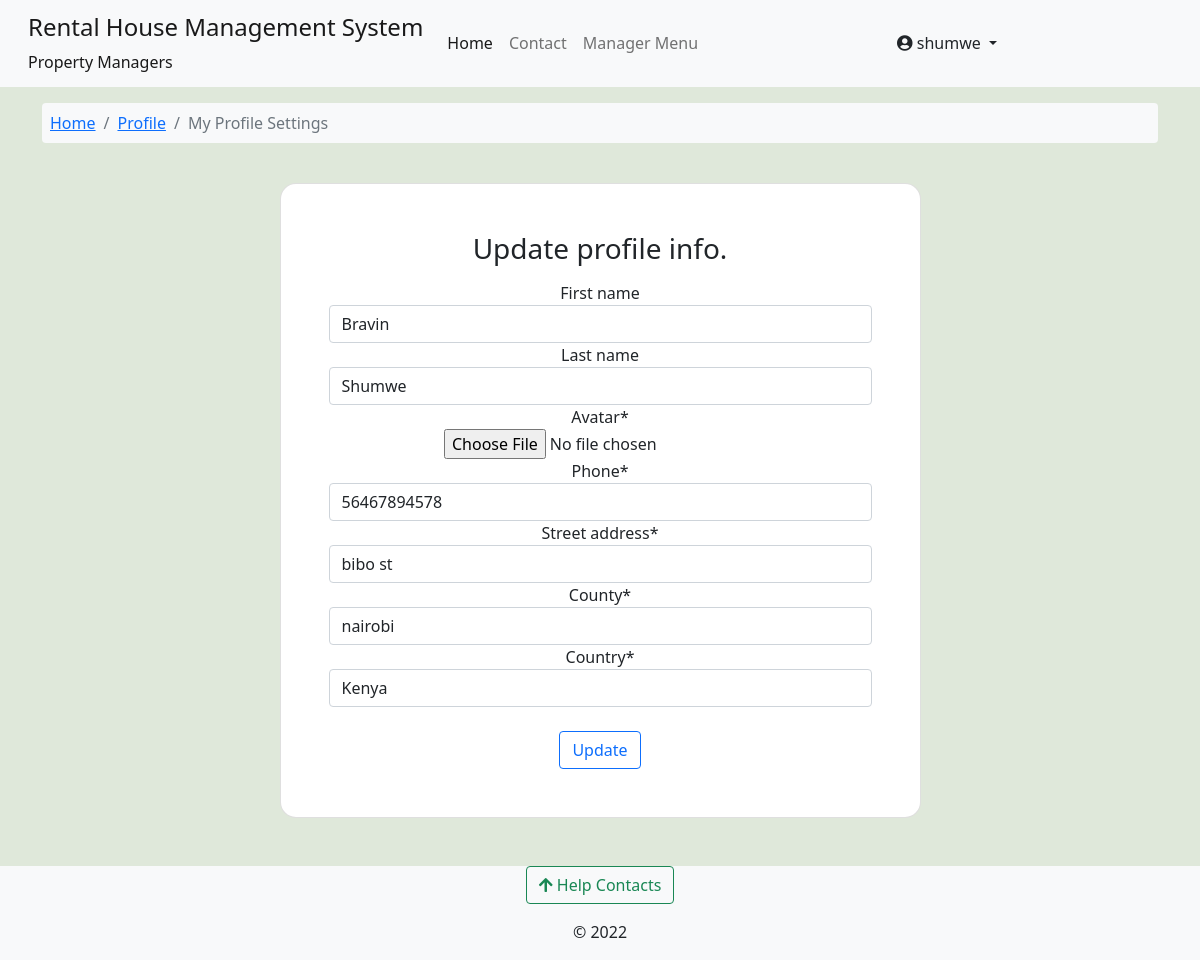
Before: /accounts/my-profile-settings/ (signed in) with the older database file.
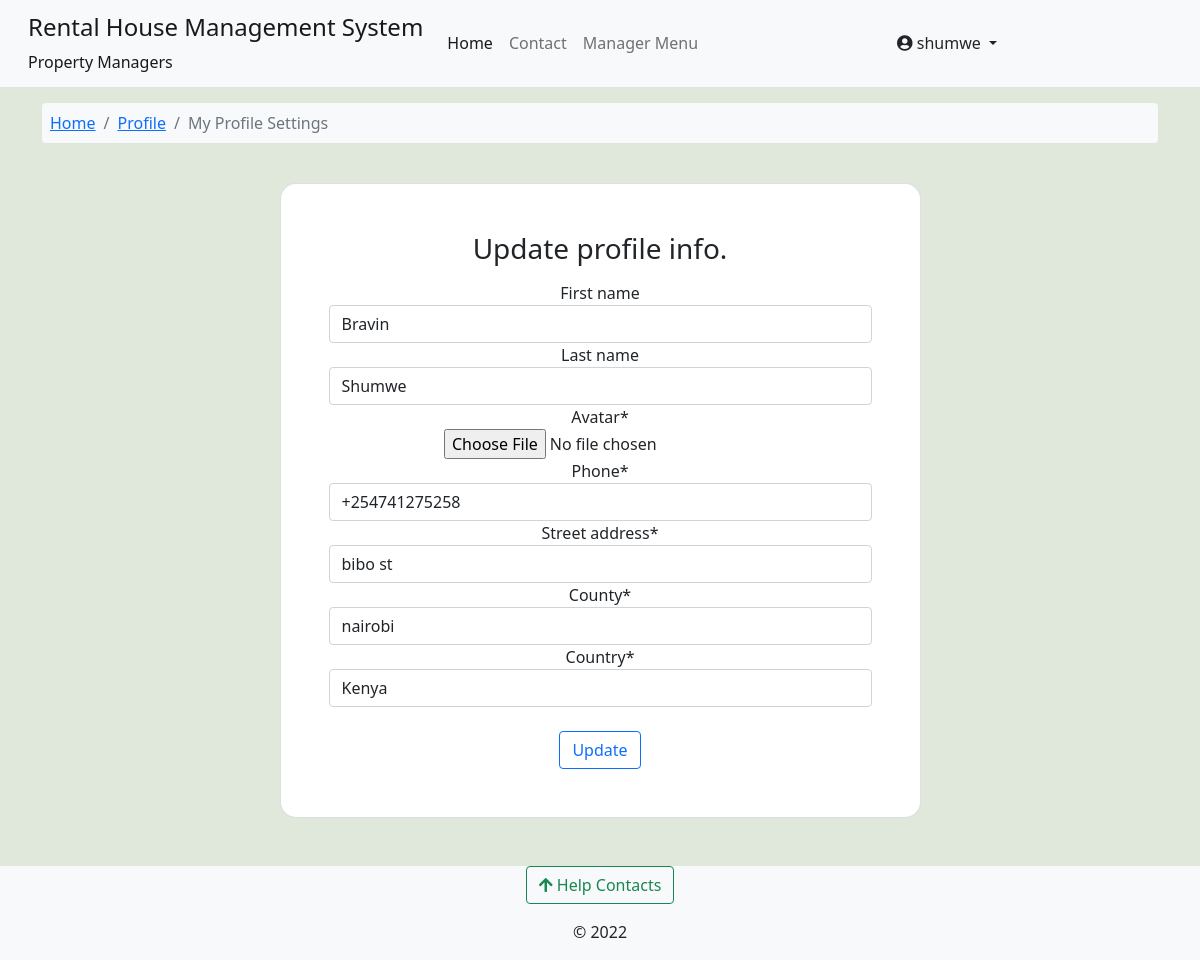
After: the same page with the newer database file.
### accounts/models.py (models this page shows, shortened)
class Profile(models.Model):
    user = models.OneToOneField(User, on_delete=models.CASCADE)
    phone = PhoneNumberField()
    street_address = models.CharField(max_length=30)
    county = models.CharField(max_length=30)
    country = models.CharField(max_length=30, default='Kenya')
    created = models.DateTimeField(default=datetime.now)
    updated = models.DateTimeField(auto_now=True)

### accounts/views.py (the view)
# urls.py: path('my-profile-settings/', views.profile_info_update, name='profile-settings'),
@ login_required
def profile_info_update(request):
    if request.method == 'POST':
        user_update_form = UserUpdateForm(
            request.POST, request.FILES, instance=request.user)
        profile_update_form = ProfileUpdateForm(
            request.POST, request.FILES, instance=request.user.profile)
        if user_update_form.is_valid() and profile_update_form.is_valid():
            user_update_form.save()
            profile_update_form.save()
            messages.success(request, 'Profile was updated successfully!')
            return redirect('profile')
    else:
        user_update_form = UserUpdateForm(instance=request.user)
        profile_update_form = ProfileUpdateForm(instance=request.user.profile)
    context = {'user_form': user_update_form,
               'profile_form': profile_update_form, }
    return render(request, 'accounts/profile-settings.html', context)

### accounts/forms.py
class UserUpdateForm(forms.ModelForm):
    class Meta:
        model = User
        fields = ['first_name', 'last_name', 'avatar']
        widgets = {
            'avatar': forms.FileInput,
        }

class ProfileUpdateForm(forms.ModelForm):
    class Meta:
        model = Profile
        fields = ['phone','street_address', 'county', 'country']

### complaints/context_processors.py (called while the page is built)
def get_contacts(request):
    user = request.user
    if user.is_authenticated:
        if user.is_tenant:
            tenant = Tenants.objects.get(associated_account=user)
            building = Building.objects.get(id=tenant.rented_unit.building_id)
            contacts = HelpContacts.objects.filter(associated_building=building)
            return dict(contacts=contacts)
        elif user.is_manager:
            contacts = HelpContacts.objects.all()
            return dict(contacts=contacts)
        else:
            contacts = HelpContacts.objects.filter(make_publicly_available=True)
            return dict(contacts=contacts)
    else:
        contacts = HelpContacts.objects.filter(make_publicly_available=True)
        return dict(contacts=contacts)

### accounts/templates/accounts/profile-settings.html (shortened to what this page needs)
{% extends 'base.html' %}
{% load crispy_forms_tags %}
{% block content %}
<nav class="container mt-3">
  <ol class="breadcrumb bg-light p-2 rounded-2">
      <li class="breadcrumb-item "><a href="{% url 'operational-buildings' %}">Home</a></li>
      <li class="breadcrumb-item"><a href="{% url 'profile' %}"> Profile </a></li>
      <li class="breadcrumb-item active"> My Profile Settings </li>
  </ol>
</nav>
<section class="mt-4 mb-5">
    <div class="container h-100">
      <div class="row d-flex justify-content-center align-items-center h-100">
        <div class="col-12 col-md-8 col-lg-8 col-xl-7">
          <div class="card shadow-2-strong" style="border-radius: 1rem;">
            <div class="card-body p-5 text-center">
                <h3> Update profile info. </h3>
                <form class="no-padding" method="POST" enctype="multipart/form-data">
                    <fieldset class="form-group">
                        {{ user_form|crispy }}
                        {{ profile_form|crispy }}
                    </fieldset>
                    <br/>
                    <div class="form-group">
                        <button class="btn btn-outline-primary" type="submit">Update</button>
                    </div>
                </form>
            </div>
        </div>
      </div>
    </div>
  </div>
</section>
{% endblock %}

Changed rows visible on the page:
changed Profile "bibo st": phone "56467894578" → "+254741275258"
